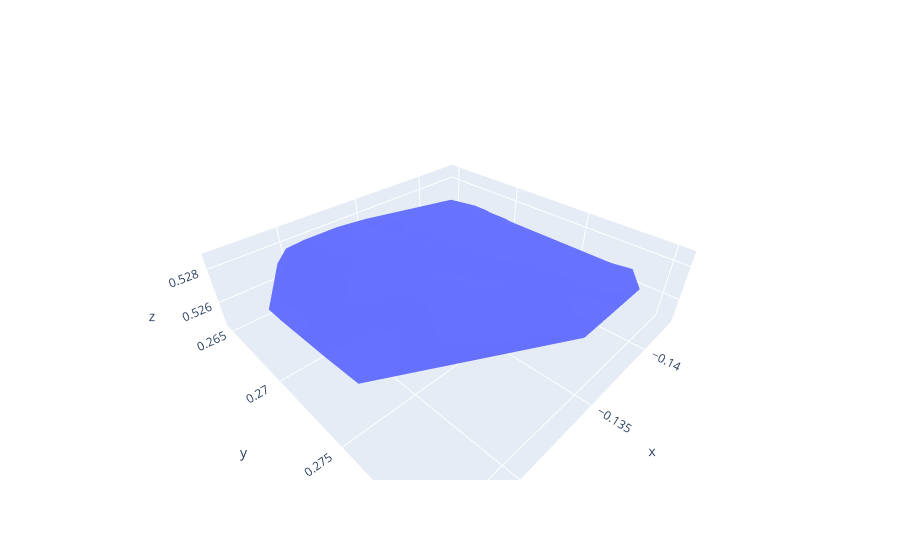

This figure's notebook cell:
### Code cell
from matplotlib import cm
area_b = np.ones((area.shape[0], 3))
min_x = np.min(area[:,0])
max_x = np.max(area[:,0])
min_y = np.min(area[:,1])
max_y = np.max(area[:,1])
min_z = np.min(area[:,2])
max_z = np.max(area[:,2])
_a = np.abs(max_x-min_x) * np.abs(max_y-min_y) 
print(f"The square area of the leaf is: {_a}")
print(f"The height of the leaf is: {max_z-min_z}")
x = area[:,0]
y = area[:,1]
z = area[:,2]


fig = go.Figure(data=[go.Mesh3d(x=x, y=y, z=z)])
fig.show()

cloud = pv.PolyData(area)
surf = cloud.delaunay_2d()
print(surf.area)

### Figure 1 — Plotly figure (JSON) as saved in the notebook; plotly's stock layout.template omitted (floating-point values rounded to 4 significant figures; data arrays with more than 128 entries replaced by an {"elided": "..."} marker saying what was removed)
{"data": [{"type": "mesh3d", "x": {"elided": "211 float values"}, "y": {"elided": "211 float values"}, "z": {"elided": "211 float values"}}], "layout": {}}
